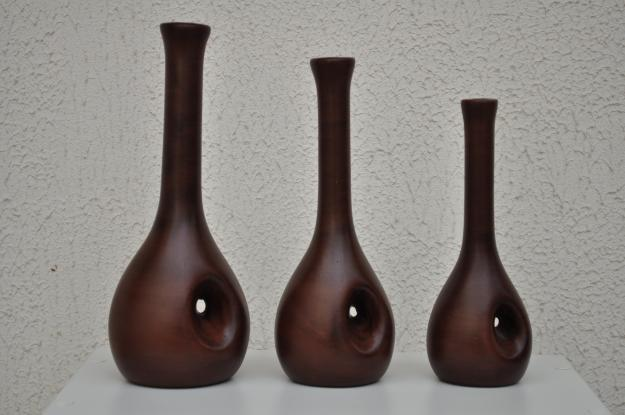
#> input picture Training/img/q35.jpg, 625 x 415 px
$ python q35.py
#> lines starting #> are read from the running program, lines starting #| are printed output that depends on the picture; after the words box and inside, x2 and y2 are one past the last pixel; in counts of white or black regions, pixels touching at a corner belong together
'''
Questão 35
Abrir uma imagem colorida, transformar para tom de cinza e
aplique a limiarização de otsu. Apliquem o método cvDilate de
forma iterativa, apresentando o resultado de cada iteração,
verificando o que o método causa. O resultado deve ser aumentar
as regiões brancas, então se o objeto for branco este método
aumentará o objeto.


'''

import cv2
import numpy as np

# Read a rgb image
image = cv2.imread('img/q35.jpg')
#> image is the input picture: shape (415, 625, 3); mean B, G, R 128.5, 132.5, 137.6

# Transform to grayscale
grayscale_image = cv2.cvtColor(image, cv2.COLOR_BGR2GRAY)
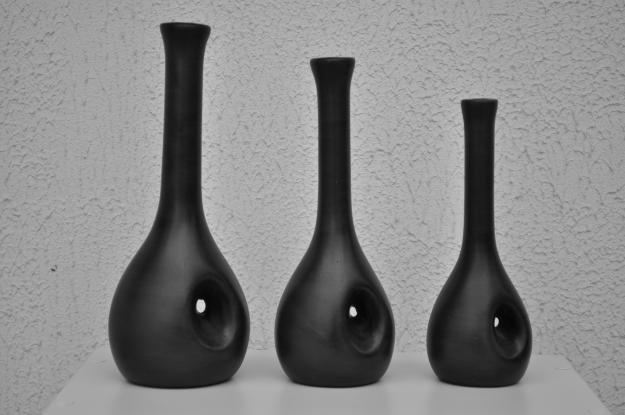
#> grayscale_image: shape (415, 625); min 0, max 226, mean 133.7

# Show the input image
cv2.imshow('Input grayscale image', grayscale_image)

# Apply the threshold
ret, threshold_image = cv2.threshold(grayscale_image, 0, 255, cv2.THRESH_BINARY_INV+cv2.THRESH_OTSU)
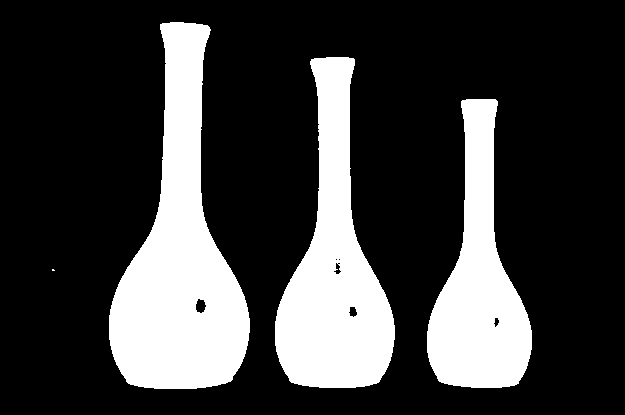
#> threshold_image: shape (415, 625); 24.2% white; 4 white regions (1 under 20 px), largest, box (x1, y1, x2, y2) and area: (109, 22, 250, 389) 26540, (275, 57, 395, 388) 20350, (427, 99, 532, 388) 15866
#> ret = 102

# Show the result of the threshold
cv2.imshow('Threshold image', threshold_image)

# Create the structuring element
kernel = np.ones((5, 5), np.uint8)

# Apply the dilation
for i in range(7):
    dilation = cv2.dilate(threshold_image, kernel, iterations=i)

    # Show the result of the dilation
    cv2.imshow('Dilated image', dilation)
    cv2.waitKey(1000)
#> this loop made 7 passes
#> pass 2, `dilation = cv2.dilate(threshold_image, kernel, iterations=i)`:
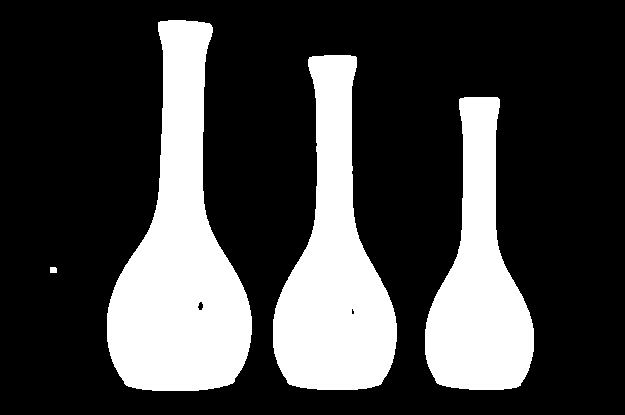
#> dilation: shape (415, 625); 26.5% white; 4 white regions, box (x1, y1, x2, y2) and area: (107, 20, 252, 391) 28728, (273, 55, 397, 390) 22331, (425, 97, 534, 390) 17518, (50, 267, 57, 273) 41
#> pass 3, `dilation = cv2.dilate(threshold_image, kernel, iterations=i)`:
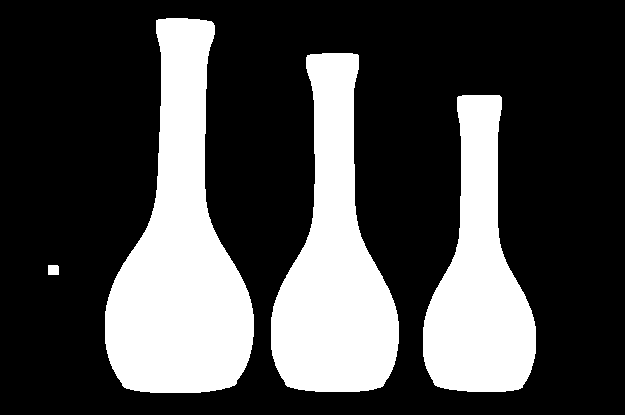
#> dilation: shape (415, 625); 28.7% white; 4 white regions, box (x1, y1, x2, y2) and area: (105, 18, 254, 393) 30897, (271, 53, 399, 392) 24253, (423, 95, 536, 392) 19174, (48, 265, 59, 275) 109

$ run again, with Training/img/q20.jpg copied over Training/img/q35.jpg
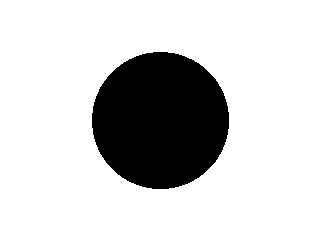
#> input picture Training/img/q20.jpg, 320 x 240 px
#> image is the input picture: shape (240, 320, 3); min 0, max 255, mean 206
#> `ret, threshold_image = cv2.threshold(grayscale_image, 0, 255, cv2.THRE..`:
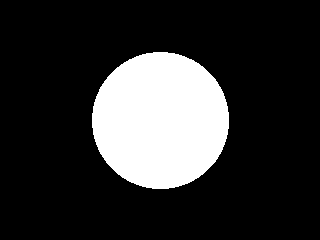
#> threshold_image: shape (240, 320); 19.2% white; 1 white region, box (x1, y1, x2, y2) and area: (92, 52, 229, 189) 14744
#> ret = 8
#> the loop `for i in range(7):` made 7 passes
#> pass 3, `dilation = cv2.dilate(threshold_image, kernel, iterations=i)`:
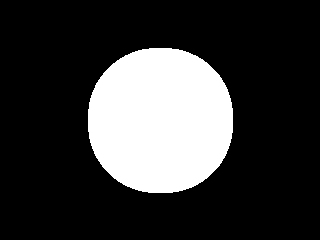
#> dilation: shape (240, 320); 22.1% white; 1 white region, box (x1, y1, x2, y2) and area: (88, 48, 233, 193) 17000

$ run again, with Training/img/q25.jpg copied over Training/img/q35.jpg
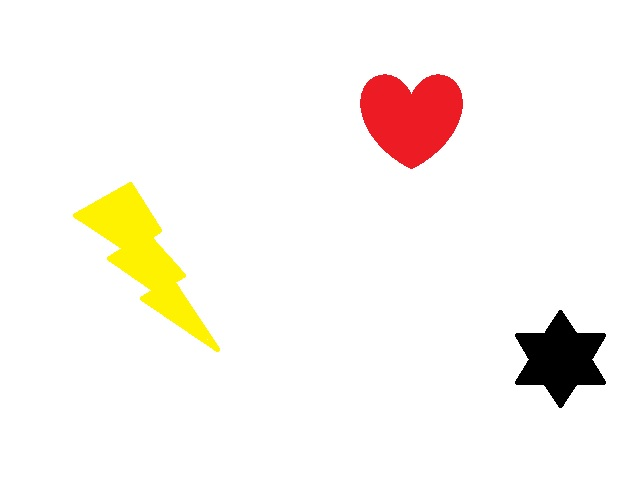
#> input picture Training/img/q25.jpg, 640 x 480 px
#> image is the input picture: shape (480, 640, 3); mean B, G, R 239.7, 245.4, 250.4
#> `ret, threshold_image = cv2.threshold(grayscale_image, 0, 255, cv2.THRE..`:
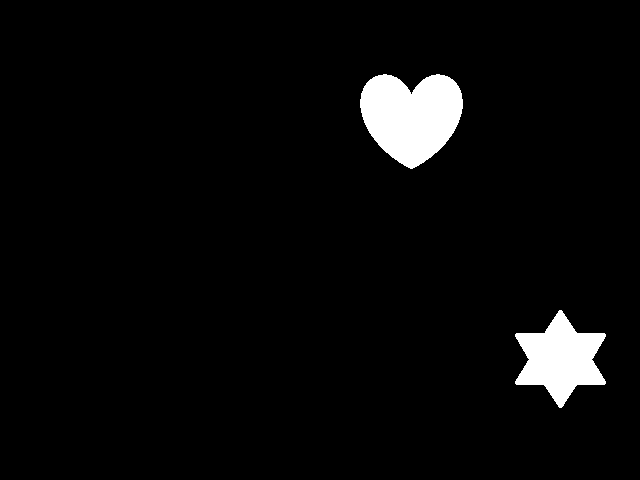
#> threshold_image: shape (480, 640); 3.9% white; 2 white regions, box (x1, y1, x2, y2) and area: (360, 74, 463, 169) 7021, (515, 310, 606, 408) 4923
#> ret = 98
#> the loop `for i in range(7):` made 7 passes
#> pass 3, `dilation = cv2.dilate(threshold_image, kernel, iterations=i)`:
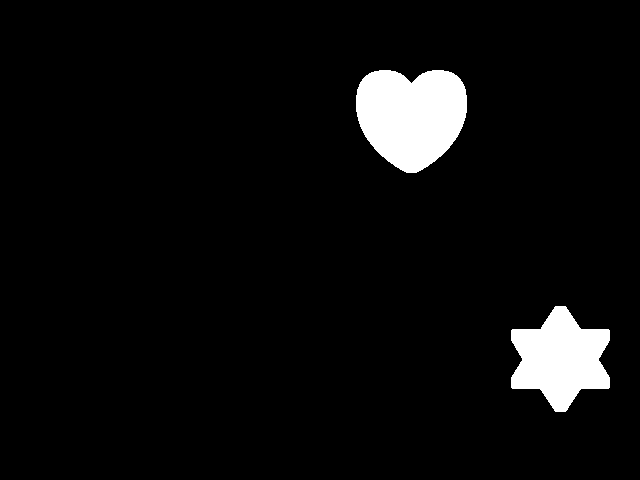
#> dilation: shape (480, 640); 5% white; 2 white regions, box (x1, y1, x2, y2) and area: (356, 70, 467, 173) 8800, (511, 306, 610, 412) 6697
